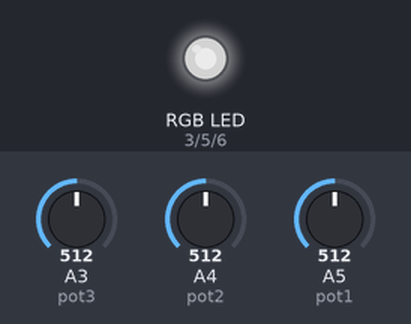
Recording of a sketch running on a simulated Arduino Uno, built with avr-gcc and run on an emulated ATmega328P. On the bench: an RGB LED mixed from three pins (HIGH = lit). The inputs (shaded band) are chosen by the test bench; at power-on: A3 (pot3) = 512, A4 (pot2) = 512, A5 (pot1) = 512. Dim RGB values are drawn brighter than linear.

Above: at 1.2 s.
1.3 s: A3 (pot3) set to 716
At 2.7 s:
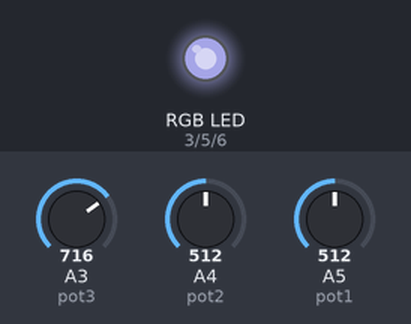
3.0 s: A4 (pot2) set to 716
At 4.3 s:
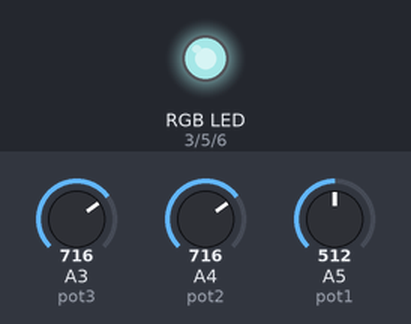
4.6 s: A5 (pot1) set to 716
At 5.7 s:
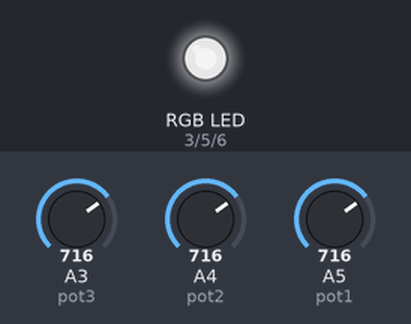
6.2 s: A3 (pot3) set to 900
At 7.0 s:
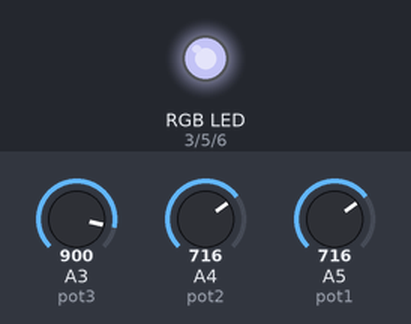
7.8 s: A4 (pot2) set to 900
At 8.4 s:
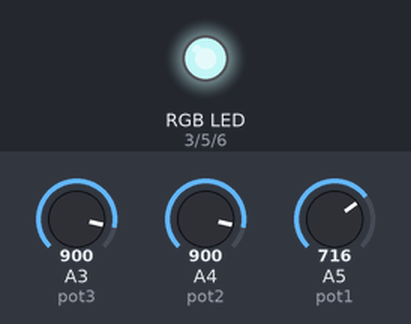
9.4 s: A5 (pot1) set to 900
At 11.0 s:
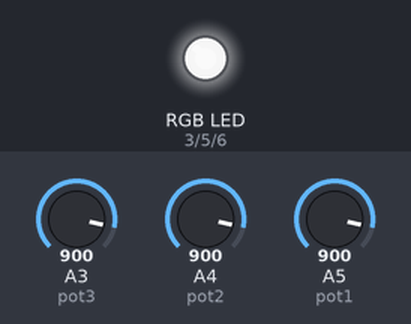
Timing chart, 0 to 12.0 s (numbered marks = the images above; inputs shaded):
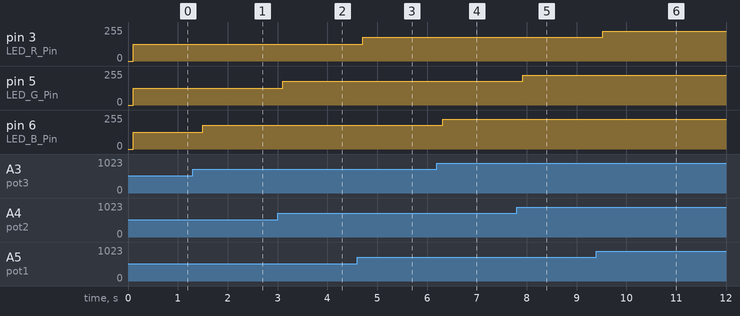

The sketch:

Arduino_LED_RGB_variable.ino
```cpp
//Control LED RGB con tres potenciómetros

//uncomment this line if using a Common Anode LED
//#define COMMON_ANODE

//Variables globales
//Potenciómetros
int pot1 = A5;
int pot2 = A4;
int pot3 = A3;

//LEDs (Pines PWM)
int LED_R_Pin = 3;
int LED_G_Pin = 5;
int LED_B_Pin = 6;

//Intensidad para cada LED
int IntenR = 0;
int IntenG = 0;
int IntenB = 0;

void setup ()
{
  //Configuramos pines como salida. Son Pines PWM
  pinMode(LED_R_Pin, OUTPUT);
  pinMode(LED_G_Pin, OUTPUT);
  pinMode(LED_B_Pin, OUTPUT);
}

void setColor(int red, int green, int blue)
//Enviamos a cada canal del led R-G-B el valor de intensidad
//Como una señal PWM de Duty Cycle igual al valor de intensidad
{
  #ifdef COMMON_ANODE
    red = 255 - red;
    green = 255 - green;
    blue = 255 - blue;
  #endif
  analogWrite(LED_R_Pin, red);
  analogWrite(LED_G_Pin, green);
  analogWrite(LED_B_Pin, blue);
}


void loop()
{
  //Leemos valor de potenciómetros. Puertos son de 10 bits
  //por ello dividimos por 4, para reducir el valor a 8 bits (0-255)
  IntenR = map(analogRead(pot1),0,1023,0,255);
  IntenG = map(analogRead(pot2),0,1023,0,255);
  IntenB = map(analogRead(pot3),0,1023,0,255);

  delay(100);

  setColor(IntenR, IntenG, IntenB); // Establecemos colores led

  delay(100);
}
```

Measured:
- after the input at 1.3 s, pin 6 (LED_B_Pin): 127/255 → 178/255 after 0.20 s
- after the input at 3.0 s, pin 5 (LED_G_Pin): 127/255 → 178/255 after 0.11 s
- after the input at 4.6 s, pin 3 (LED_R_Pin): 127/255 → 178/255 after 0.11 s
- after the input at 6.2 s, pin 6 (LED_B_Pin): 178/255 → 224/255 after 0.12 s
- after the input at 7.8 s, pin 5 (LED_G_Pin): 178/255 → 224/255 after 0.12 s
- after the input at 9.4 s, pin 3 (LED_R_Pin): 178/255 → 224/255 after 0.12 s
